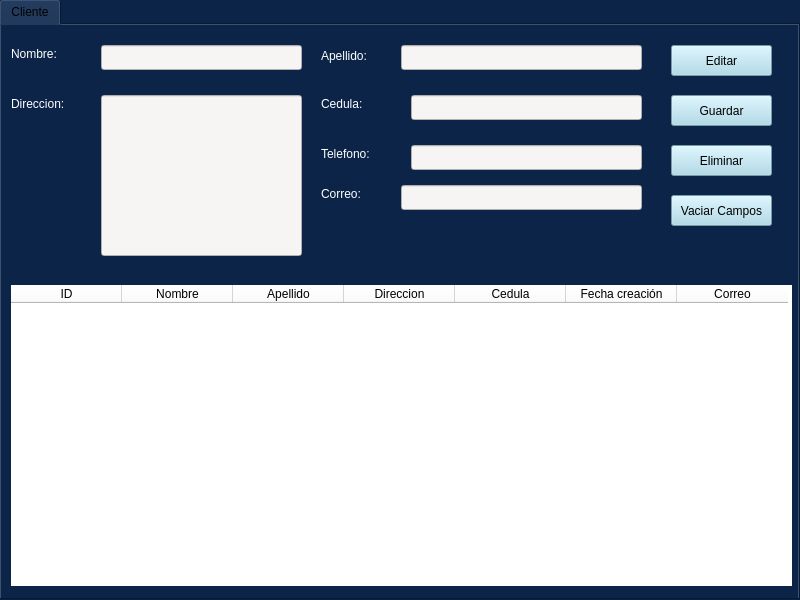
<?xml version="1.0" encoding="UTF-8"?>
<ui version="4.0">
 <class>MainWindow</class>
 <widget class="QMainWindow" name="MainWindow">
  <property name="geometry">
   <rect>
    <x>0</x>
    <y>0</y>
    <width>800</width>
    <height>600</height>
   </rect>
  </property>
  <property name="windowTitle">
   <string>Principal</string>
  </property>
  <property name="styleSheet">
   <string notr="true">background-color: rgb(11, 36, 71);</string>
  </property>
  <widget class="QWidget" name="centralwidget">
   <widget class="QTabWidget" name="tabWidget">
    <property name="geometry">
     <rect>
      <x>-1</x>
      <y>-1</y>
      <width>801</width>
      <height>601</height>
     </rect>
    </property>
    <property name="minimumSize">
     <size>
      <width>22</width>
      <height>0</height>
     </size>
    </property>
    <property name="layoutDirection">
     <enum>Qt::LeftToRight</enum>
    </property>
    <property name="autoFillBackground">
     <bool>false</bool>
    </property>
    <property name="tabShape">
     <enum>QTabWidget::Rounded</enum>
    </property>
    <property name="currentIndex">
     <number>0</number>
    </property>
    <widget class="QWidget" name="Cliente">
     <attribute name="title">
      <string>Cliente</string>
     </attribute>
     <widget class="QTableWidget" name="tb_Cliente">
      <property name="geometry">
       <rect>
        <x>10</x>
        <y>260</y>
        <width>781</width>
        <height>301</height>
       </rect>
      </property>
      <property name="cursor" stdset="0">
       <cursorShape>CrossCursor</cursorShape>
      </property>
      <property name="styleSheet">
       <string notr="true">background-color: rgb(255, 255, 255);</string>
      </property>
      <property name="frameShape">
       <enum>QFrame::NoFrame</enum>
      </property>
      <property name="sizeAdjustPolicy">
       <enum>QAbstractScrollArea::AdjustToContents</enum>
      </property>
      <attribute name="horizontalHeaderDefaultSectionSize">
       <number>111</number>
      </attribute>
      <attribute name="verticalHeaderDefaultSectionSize">
       <number>25</number>
      </attribute>
      <attribute name="verticalHeaderMinimumSectionSize">
       <number>23</number>
      </attribute>
      <column>
       <property name="text">
        <string>ID</string>
       </property>
      </column>
      <column>
       <property name="text">
        <string>Nombre</string>
       </property>
      </column>
      <column>
       <property name="text">
        <string>Apellido</string>
       </property>
      </column>
      <column>
       <property name="text">
        <string>Direccion</string>
       </property>
      </column>
      <column>
       <property name="text">
        <string>Cedula</string>
       </property>
      </column>
      <column>
       <property name="text">
        <string>Fecha creación</string>
       </property>
      </column>
      <column>
       <property name="text">
        <string>Correo</string>
       </property>
      </column>
     </widget>
     <widget class="QLabel" name="label">
      <property name="geometry">
       <rect>
        <x>10</x>
        <y>20</y>
        <width>91</width>
        <height>17</height>
       </rect>
      </property>
      <property name="styleSheet">
       <string notr="true">font: 14pt &quot;Ubuntu&quot;;
color: rgb(255, 255, 255);</string>
      </property>
      <property name="text">
       <string>Nombre:</string>
      </property>
     </widget>
     <widget class="QLabel" name="label_2">
      <property name="geometry">
       <rect>
        <x>320</x>
        <y>20</y>
        <width>91</width>
        <height>21</height>
       </rect>
      </property>
      <property name="styleSheet">
       <string notr="true">font: 14pt &quot;Ubuntu&quot;;
color: rgb(255, 255, 255);</string>
      </property>
      <property name="text">
       <string>Apellido:</string>
      </property>
     </widget>
     <widget class="QLabel" name="label_3">
      <property name="geometry">
       <rect>
        <x>10</x>
        <y>70</y>
        <width>91</width>
        <height>17</height>
       </rect>
      </property>
      <property name="styleSheet">
       <string notr="true">font: 14pt &quot;Ubuntu&quot;;
color: rgb(255, 255, 255);</string>
      </property>
      <property name="text">
       <string>Direccion:</string>
      </property>
     </widget>
     <widget class="QLabel" name="label_4">
      <property name="geometry">
       <rect>
        <x>320</x>
        <y>70</y>
        <width>121</width>
        <height>17</height>
       </rect>
      </property>
      <property name="styleSheet">
       <string notr="true">font: 14pt &quot;Ubuntu&quot;;
color: rgb(255, 255, 255);</string>
      </property>
      <property name="text">
       <string>Cedula:</string>
      </property>
     </widget>
     <widget class="QPushButton" name="bt_Guardar_Cliente">
      <property name="geometry">
       <rect>
        <x>670</x>
        <y>70</y>
        <width>101</width>
        <height>31</height>
       </rect>
      </property>
      <property name="styleSheet">
       <string notr="true">background-color: rgb(165, 215, 232);</string>
      </property>
      <property name="text">
       <string>Guardar</string>
      </property>
     </widget>
     <widget class="QPushButton" name="bt_Editar_Cliente">
      <property name="geometry">
       <rect>
        <x>670</x>
        <y>20</y>
        <width>101</width>
        <height>31</height>
       </rect>
      </property>
      <property name="styleSheet">
       <string notr="true">background-color: rgb(165, 215, 232);</string>
      </property>
      <property name="text">
       <string>Editar</string>
      </property>
     </widget>
     <widget class="QPushButton" name="bt_Eliminar_Cliente">
      <property name="geometry">
       <rect>
        <x>670</x>
        <y>120</y>
        <width>101</width>
        <height>31</height>
       </rect>
      </property>
      <property name="styleSheet">
       <string notr="true">background-color: rgb(165, 215, 232);</string>
      </property>
      <property name="text">
       <string>Eliminar</string>
      </property>
     </widget>
     <widget class="QPushButton" name="bt_Vaciar_Cliente">
      <property name="geometry">
       <rect>
        <x>670</x>
        <y>170</y>
        <width>101</width>
        <height>31</height>
       </rect>
      </property>
      <property name="styleSheet">
       <string notr="true">background-color: rgb(165, 215, 232);</string>
      </property>
      <property name="text">
       <string>Vaciar Campos</string>
      </property>
     </widget>
     <widget class="QLineEdit" name="line_Cliente_Nombre">
      <property name="geometry">
       <rect>
        <x>100</x>
        <y>20</y>
        <width>201</width>
        <height>25</height>
       </rect>
      </property>
      <property name="styleSheet">
       <string notr="true">background-color: rgb(246, 245, 244);</string>
      </property>
     </widget>
     <widget class="QLineEdit" name="line_Cliente_Apellido">
      <property name="geometry">
       <rect>
        <x>400</x>
        <y>20</y>
        <width>241</width>
        <height>25</height>
       </rect>
      </property>
      <property name="styleSheet">
       <string notr="true">background-color: rgb(246, 245, 244);</string>
      </property>
     </widget>
     <widget class="QLineEdit" name="line_Cliente_Direccion">
      <property name="geometry">
       <rect>
        <x>100</x>
        <y>70</y>
        <width>201</width>
        <height>161</height>
       </rect>
      </property>
      <property name="styleSheet">
       <string notr="true">background-color: rgb(246, 245, 244);</string>
      </property>
     </widget>
     <widget class="QLineEdit" name="line_Cliente_Cedula">
      <property name="geometry">
       <rect>
        <x>410</x>
        <y>70</y>
        <width>231</width>
        <height>25</height>
       </rect>
      </property>
      <property name="styleSheet">
       <string notr="true">background-color: rgb(246, 245, 244);</string>
      </property>
      <property name="echoMode">
       <enum>QLineEdit::Password</enum>
      </property>
     </widget>
     <widget class="QLabel" name="label_5">
      <property name="geometry">
       <rect>
        <x>320</x>
        <y>120</y>
        <width>121</width>
        <height>17</height>
       </rect>
      </property>
      <property name="styleSheet">
       <string notr="true">font: 14pt &quot;Ubuntu&quot;;
color: rgb(255, 255, 255);</string>
      </property>
      <property name="text">
       <string>Telefono:</string>
      </property>
     </widget>
     <widget class="QLabel" name="label_6">
      <property name="geometry">
       <rect>
        <x>320</x>
        <y>160</y>
        <width>121</width>
        <height>17</height>
       </rect>
      </property>
      <property name="styleSheet">
       <string notr="true">font: 14pt &quot;Ubuntu&quot;;
color: rgb(255, 255, 255);</string>
      </property>
      <property name="text">
       <string>Correo:</string>
      </property>
     </widget>
     <widget class="QLineEdit" name="line_Cliente_Telefono">
      <property name="enabled">
       <bool>true</bool>
      </property>
      <property name="geometry">
       <rect>
        <x>410</x>
        <y>120</y>
        <width>231</width>
        <height>25</height>
       </rect>
      </property>
      <property name="styleSheet">
       <string notr="true">background-color: rgb(246, 245, 244);</string>
      </property>
      <property name="echoMode">
       <enum>QLineEdit::Password</enum>
      </property>
     </widget>
     <widget class="QLineEdit" name="line_Cliente_Correo">
      <property name="enabled">
       <bool>true</bool>
      </property>
      <property name="geometry">
       <rect>
        <x>400</x>
        <y>160</y>
        <width>241</width>
        <height>25</height>
       </rect>
      </property>
      <property name="styleSheet">
       <string notr="true">background-color: rgb(246, 245, 244);</string>
      </property>
      <property name="echoMode">
       <enum>QLineEdit::Password</enum>
      </property>
     </widget>
    </widget>
   </widget>
  </widget>
 </widget>
 <resources/>
 <connections/>
</ui>
